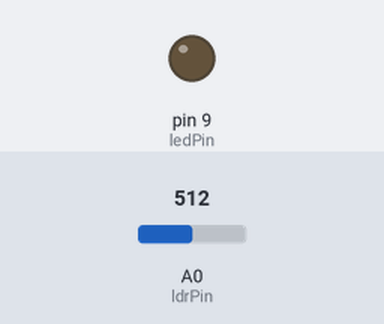
Bench run of a sketch on a simulated Arduino Uno, built with avr-gcc and run on an emulated ATmega328P. On the bench: output pins drawn as LEDs (lit = HIGH). The inputs (shaded band) are chosen by the test bench; at power-on: A0 (ldrPin) = 512.

Above: at 1.2 s.
1.3 s: A0 (ldrPin) set to 493
At 2.5 s:
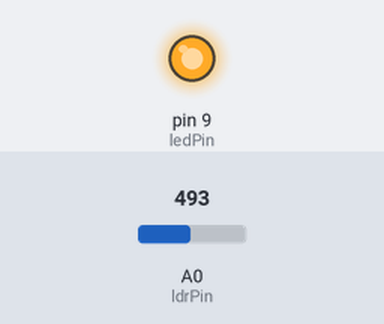
2.8 s: A0 (ldrPin) set to 510
At 3.8 s:
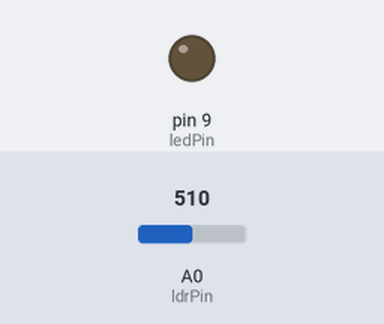
4.3 s: A0 (ldrPin) set to 490
At 4.9 s:
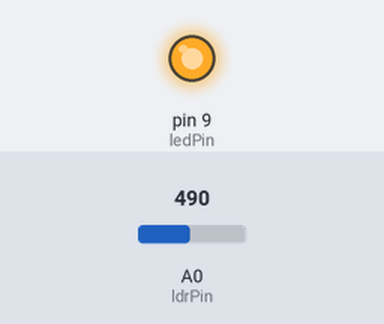
Timing chart, 0 to 7.3 s (numbered marks = the images above; inputs shaded):
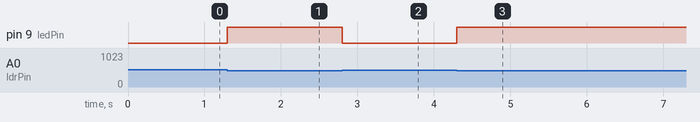

The sketch:

LDR_LED_Control.ino
```cpp
const int ldrPin = A0;
const int ledPin = 9;
const int lightThreshold = 500;

void setup() {
  pinMode(ledPin, OUTPUT);
}

void loop() {
  int lightLevel = analogRead(ldrPin);

  if (lightLevel < lightThreshold) {
    digitalWrite(ledPin, HIGH);
  } else {
    digitalWrite(ledPin, LOW);
  }
}
```

Measured:
- the behaviour switches between 500 and 499 on A0 (ldrPin) (found by bisection; images 0 and 1)
- after the input at 1.3 s, pin 9 (ledPin): LOW → HIGH at once
- after the input at 2.8 s, pin 9 (ledPin): HIGH → LOW at once
- after the input at 4.3 s, pin 9 (ledPin): LOW → HIGH at once
